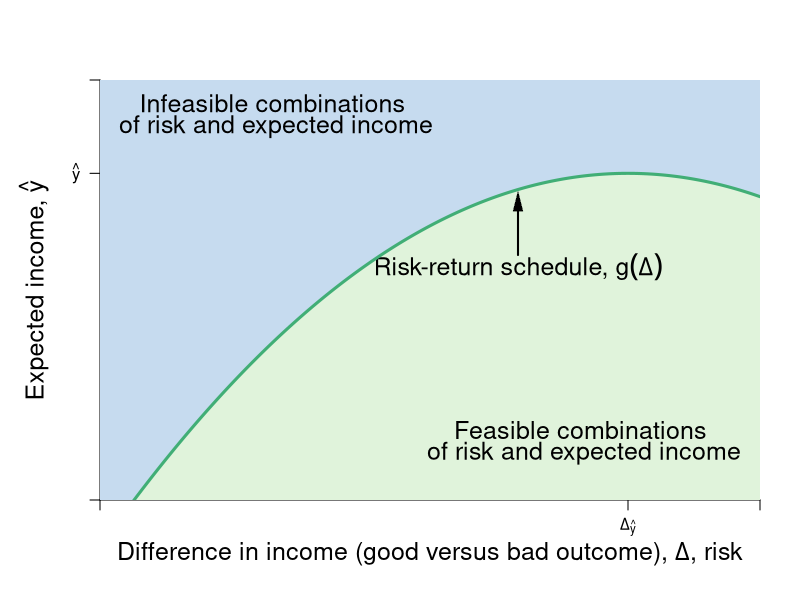

R code for this plot:
require(ggplot2)
require(shape)
pdf(file = "risk/risk_return_shaded.pdf", width = 9, height = 7)

#Set parameters for graphics
axislabelsize <- 1.5
labelsize <- 1.2
graphlinewidth <- 3
segmentlinewidth <- 2

COL <- c("#7fc97f", "#beaed4", "#fdc086", "#ffff99", "#386cb0", "#f0027f", "#bf5b17", "#666666")
COLA <- c("#e0f3db", "#99d8c9","#66c2a4","#41ae76", "#238b45", "#005824")
COLB <- c("#c6dbef", "#4eb3d3", "#2b8cbe", "#0868ac","#084081")
COLC <- c("#fcfbfd", "#efedf5", "#dadaeb", "#bcbddc", "#9e9ac8", "#807dba", "#6a51a3", "#54278f", "#3f007d")

par(mar =  c(5, 5, 4, 2))
xlims <- c(0, 15)
ylims <- c(0, 18)

riskreturn <- function(g, int1 = 14, int2 = 4, coeff = 1/3){
  int1 - (int2 - (coeff)*g)^2
}

indiffA <- function(g, intercept = 5.6, slope = 0.125){
  intercept  + slope*g^2
}


#Plot command 
plot(0, 0, xlim = xlims, ylim = ylims, 
     type = "n",
     xlab = expression(paste("")),
     ylab = expression(paste("")), 
     axes = FALSE,
     # xlab = expression(paste("Bob's Payoff, ", u^B)),
     # ylab = expression(paste("Alfredo's Payoff, ", u^A)),
     #xaxt = "n", 
     #yaxt = "n", 
     cex.lab = axislabelsize, 
     bty = "n", 
     xaxs="i", 
     yaxs="i"
)


#Customize ticks and labels for the plot
# ticksy <- seq(ylims[1], ylims[2], 3)
# ylabels <- seq(ylims[1], ylims[2], 3)
# ticksx <- seq(xlims[1], xlims[2], 5)
# xlabels <- seq(xlims[1], xlims[2], 5)
ticksy <- c(0,  riskreturn(g = 12) ,ylims[2])
ylabels <- c(NA, expression(paste(hat(y) )), NA)
ticksx <- c(0,  12, xlims[2])
xlabels <- c(NA, expression(paste(Delta[hat(y)])), NA)
axis(1, at = ticksx, pos = 0, labels = xlabels)
axis(2, at = ticksy, pos = 0, labels = ylabels, las = 1)
mtext(expression(paste("Difference in income (good versus bad outcome), ", Delta, ", risk")), side = 1, line = 2.5, cex = axislabelsize)
text(xlims[1] - 1.5, ylims[2] - 0.5*(ylims[2] - ylims[1]), expression(paste("Expected income, ", hat(y))), xpd = TRUE, cex = axislabelsize, srt = 90) 


#Draw the polygon for shading the utility areas
xpoly1 <- seq(from = xlims[1], to = xlims[2], length.out = 500)
ypoly1 <- riskreturn(xpoly1)
polygon(x = c(xlims[2], xlims[2], rev(xpoly1), 0),
        y = c(ylims[2], 0, rev(ypoly1), ylims[2]),
        col=COLB[1], density=NULL, border = NA)

xpoly2 <- seq(from = 3*(4 - sqrt(14)), to = xlims[2], length.out = 500)
ypoly2 <- riskreturn(xpoly2)
polygon(x = c(xpoly2[1], xlims[2], rev(xpoly2)),
        y = c(ylims[1], ylims[1], rev(ypoly2)),
        col=COLA[1], density=NULL, border = NA)


text(9.5, 10, expression(paste("Risk-return schedule, ", omega = g(Delta) )), cex = axislabelsize)
Arrows(9.5, 10.5, 9.5, 12.8, col = "black", lty = 1, lwd = 2, arr.type = "triangle", arr.lwd = 0.5)

text(11, 3, expression(paste("Feasible combinations ")), cex = axislabelsize)
text(11, 2, expression(paste("of risk and expected income")), cex = axislabelsize)

text(4, 17, expression(paste("Infeasible combinations ")), cex = axislabelsize)
text(4, 16, expression(paste("of risk and expected income")), cex = axislabelsize)

npts <- 500 
xx1 <- seq(xlims[1], xlims[2], length.out = npts)
lines(xx1, riskreturn(xx1), col = COLA[4], lwd = graphlinewidth, lty = 1)
#lines(xx1, indiffA(xx1, intercept = 5.6), col = COLB[4], lwd = graphlinewidth, lty = 1)


#Add points a, b, c and c
#points(5.6, 9.5, pch = 16, col = "black", cex = 1.5)



dev.off()
